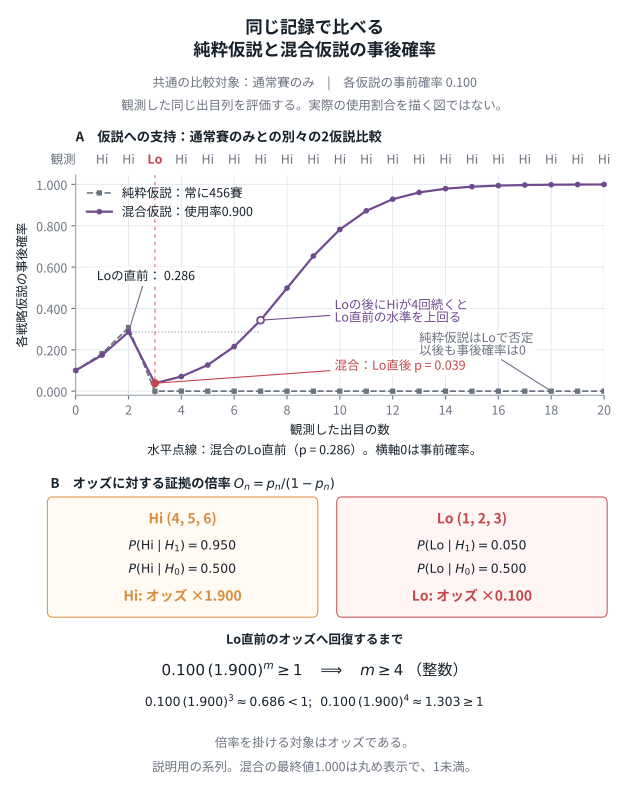

Here is the Python script that generated this plot:
#!/usr/bin/env python3
"""A06: pure and mixed strategy posteriors for the same single-die sequence.

Requirements: Python 3 and Matplotlib. No notebook or external data needed.
Run this source to recreate the PNG and vector PDF beside it.
Final width 160 mm; height 205 mm; PNG 400 dpi; ordinary labels >= 9 pt.

H0 always uses a fair die. Under H1, select a 456 die with probability 0.900
and a fair die with probability 0.100, independently for EVERY observation.
The pure comparison evaluates always-456 on the same saved observations.
Each curve is a separate comparison against H0, not an actual usage fraction.
This is not the shared dice-set/turn model; neither curve infers the type
used for the most recent individual observation.
"""

# Shared presentation policy: three decimals; counts and fractions stay exact.
import sys as _precision_sys
from pathlib import Path as _PrecisionPath
_precision_sys.path.insert(0, str(_PrecisionPath(__file__).resolve().parents[2] / 'analysis'))
from display_precision import install as _install_precision, fixed as _fmt_number, scientific as _fmt_scientific
_install_precision()

from fractions import Fraction
from pathlib import Path
import json
import math

import matplotlib
matplotlib.use("Agg")
import matplotlib.pyplot as plt
from matplotlib.patches import FancyBboxPatch
from matplotlib.ticker import FixedLocator, StrMethodFormatter, FormatStrFormatter

WIDTH_MM, HEIGHT_MM, DPI = 160, 205, 400
BASENAME = "kaiji_a06_mixed_single_die"
OUT = Path(__file__).resolve().parent
INK, GRAY, GRID = "#17212B", "#6B7280", "#E2E6EB"
PURPLE, AMBER, RED = "#6F4A8E", "#D98C3F", "#C4474B"
SEQUENCE = "HHLHHHHHHHHHHHHHHHHH"
PRIOR, ETA = Fraction(1, 10), Fraction(9, 10)
LIKELIHOOD_0 = {"H": Fraction(1, 2), "L": Fraction(1, 2)}
LIKELIHOOD_1 = {"H": ETA + (1 - ETA) / 2, "L": (1 - ETA) / 2}
BF = {key: LIKELIHOOD_1[key] / LIKELIHOOD_0[key] for key in ("H", "L")}

plt.rcParams.update({
    "font.family": "Article JP Sans", "font.size": 9,
    "axes.labelsize": 9, "xtick.labelsize": 9, "ytick.labelsize": 9,
    "text.color": INK, "axes.labelcolor": INK,
    "xtick.color": GRAY, "ytick.color": GRAY,
    "pdf.fonttype": 42, "ps.fonttype": 42, "mathtext.fontset": "dejavusans",
})


def exact_data():
    if len(SEQUENCE) != 20 or SEQUENCE != "HH" + "L" + "H" * 17:
        raise ValueError("Use the stipulated, saved 20-outcome sequence")
    if BF != {"H": Fraction(19, 10), "L": Fraction(1, 10)}:
        raise ValueError("Incorrect likelihood ratios")
    ns = list(range(len(SEQUENCE) + 1))
    probs, odds = [PRIOR], [PRIOR / (1 - PRIOR)]
    h = low = 0
    for outcome in SEQUENCE:
        h += outcome == "H"
        low += outcome == "L"
        p = probs[-1]
        numerator = LIKELIHOOD_1[outcome] * p
        p_next = numerator / (numerator + LIKELIHOOD_0[outcome] * (1 - p))
        o_next = odds[-1] * BF[outcome]
        o_closed = PRIOR / (1 - PRIOR) * BF["H"] ** h * BF["L"] ** low
        if o_next != o_closed or p_next != o_closed / (1 + o_closed):
            raise ValueError("Bayes, odds updates and closed form disagree")
        probs.append(p_next)
        odds.append(o_next)
    if probs[2] != Fraction(361, 1261) or probs[3] != Fraction(361, 9361):
        raise ValueError("Incorrect probabilities immediately before or after Low")
    recovery = next(m for m in range(21) if BF["L"] * BF["H"] ** m >= 1)
    if recovery != 4 or not odds[6] < odds[2] <= odds[7]:
        raise ValueError("Four consecutive High observations are required for recovery")
    if BF["L"] * BF["H"] ** 3 != Fraction(6859, 10000):
        raise ValueError("Incorrect three-High recovery factor")
    if BF["L"] * BF["H"] ** 4 != Fraction(130321, 100000):
        raise ValueError("Incorrect four-High recovery factor")
    if not 0 < probs[3] < probs[2] or probs[3] == probs[2] / 10:
        raise ValueError("A tenfold odds decrease is not a tenfold probability decrease")
    if f'{_fmt_number(float(probs[-1]))}' != '1.000':
        raise ValueError("Unexpected final posterior")
    return ns, probs, odds, recovery


def pure_probabilities():
    """Evaluate always-456 on the SAME saved outcomes, not a new simulation."""
    values = [PRIOR]
    for n, outcome in enumerate(SEQUENCE, 1):
        likelihood = Fraction(outcome == "H")
        weight = values[-1] * likelihood
        values.append(weight / (weight + (1 - values[-1]) / 2))
        expected = (PRIOR * 2**n / (1 - PRIOR + PRIOR * 2**n)
                    if "L" not in SEQUENCE[:n] else Fraction(0))
        assert values[-1] == expected
    assert all(p == 0 for p in values[3:])
    return values


def create_figure():
    ns, probs, odds, recovery = exact_data()
    pure = pure_probabilities()
    fig = plt.figure(figsize=(WIDTH_MM / 25.4, HEIGHT_MM / 25.4), dpi=DPI)
    fig.patch.set_facecolor("white")
    texts = []

    def text(x, y, s, **kwargs):
        kwargs.setdefault("ha", "center")
        kwargs.setdefault("va", "center")
        kwargs.setdefault("fontsize", 9)
        item = fig.text(x, y, s, **kwargs)
        texts.append(item)
        return item

    text(0.5, 0.953, "同じ記録で比べる\n純粋仮説と混合仮説の事後確率",
         fontsize=12.5, fontweight="bold", linespacing=1.3)
    text(0.5, 0.897, '共通の比較対象：通常賽のみ　|　各仮説の事前確率 0.100',
         color=GRAY)
    text(0.5, 0.870, "観測した同じ出目列を評価する。実際の使用割合を描く図ではない。", color=GRAY)

    text(0.12, 0.831, "A　仮説への支持：通常賽のみとの別々の2仮説比較",
         ha="left", fontsize=9.5, fontweight="bold")
    text(0.12, 0.803, "Data", ha="right", color=GRAY)
    # Outcome ribbon aligned to the same integer observation positions as the plot.
    for n, outcome in enumerate(SEQUENCE, 1):
        text(0.12 + 0.84 * n / 20, 0.803, outcome,
             color=RED if outcome == "L" else GRAY,
             fontweight="bold" if outcome == "L" else "normal")

    ax = fig.add_axes([0.12, 0.510, 0.84, 0.273])
    ax.plot(ns, [float(v) for v in pure], color=GRAY, linestyle="--",
            linewidth=1.2, marker="s", markersize=2.8,
            label="純粋仮説：常に456賽", zorder=2)
    curve, = ax.plot(ns, [float(v) for v in probs], color=PURPLE,
                     linewidth=1.6, marker="o", markersize=3.1,
                     label="混合仮説：使用率0.900", clip_on=False, zorder=3)
    ax.hlines(float(probs[2]), 2, 7, color="#A3ADB9", linewidth=.9,
              linestyle=":", zorder=1)
    legend = ax.legend(loc="upper left", fontsize=9, frameon=False)
    ax.axvline(3, color=RED, linewidth=0.9, linestyle=(0, (3, 3)), alpha=0.7)
    low_point, = ax.plot([3], [float(probs[3])], marker="o", markersize=5,
                         color=RED, zorder=5)
    recovered, = ax.plot([7], [float(probs[7])], marker="o", markersize=5,
                         markerfacecolor="white", markeredgecolor=PURPLE,
                         markeredgewidth=1.3, zorder=5)
    annotations = [
        ax.annotate(f'Before Low: {_fmt_number(float(probs[2]))}',
                    xy=(2, float(probs[2])), xytext=(0.8, 0.56),
                    fontsize=9, color=INK, ha="left", va="center",
                    bbox={"facecolor": "white", "edgecolor": "none", "pad": 1.5},
                    arrowprops={"arrowstyle": "-", "color": GRAY, "lw": 0.8}),
        ax.annotate(f'混合：Lo直後 p = {_fmt_number(float(probs[3]))}',
                    xy=(3, float(probs[3])), xytext=(9.8, 0.09),
                    fontsize=9, color=RED, ha="left", va="bottom",
                    bbox={"facecolor": "white", "edgecolor": "none", "pad": 1.5},
                    arrowprops={"arrowstyle": "-", "color": RED, "lw": 0.8}),
        ax.annotate("純粋仮説はLoで否定\n以後も事後確率は0",
                    xy=(18, 0), xytext=(13.0, 0.23),
                    fontsize=9, color=GRAY, ha="left", va="center",
                    bbox={"facecolor": "white", "edgecolor": "none", "pad": 1.5},
                    arrowprops={"arrowstyle": "-", "color": GRAY, "lw": 0.8}),
        ax.annotate("4 High after Low\nexceed the pre-Low level",
                    xy=(7, float(probs[7])), xytext=(9.8, 0.39),
                    fontsize=9, color=PURPLE, ha="left", va="center",
                    bbox={"facecolor": "white", "edgecolor": "none", "pad": 1.5},
                    arrowprops={"arrowstyle": "-", "color": PURPLE, "lw": 0.8}),
    ]
    ax.set_xlim(0, 20)
    ax.set_ylim(-0.02, 1.045)
    ax.xaxis.set_major_locator(FixedLocator(list(range(0, 21, 2))))
    ax.xaxis.set_major_formatter(StrMethodFormatter("{x:.0f}"))
    ax.yaxis.set_major_locator(FixedLocator([0, 0.2, 0.4, 0.6, 0.8, 1.0]))
    ax.yaxis.set_major_formatter(FormatStrFormatter("%.1f"))
    ax.set_xlabel("Number of observed die outcomes", labelpad=5)
    ax.set_ylabel("各戦略仮説の事後確率", labelpad=6)
    ax.set_axisbelow(True)
    ax.grid(color=GRID, linewidth=0.65)
    ax.tick_params(length=3, pad=3)
    for side in ("top", "right"):
        ax.spines[side].set_visible(False)
    for side in ("left", "bottom"):
        ax.spines[side].set_color("#9AA5B1")

    text(0.5, 0.442,
         f'水平点線：混合のLo直前（p = {_fmt_number(float(probs[2]))}）。横軸0は事前確率。')
    text(0.08, 0.400, r"B   Evidence multipliers for odds $O_n=p_n/(1-p_n)$",
         ha="left", fontsize=9.5, fontweight="bold")

    cards = []
    for left, outcome, heading, color in (
            (0.08, "H", "High (4, 5, 6)", AMBER),
            (0.54, "L", "Low (1, 2, 3)", RED)):
        card = FancyBboxPatch((left, 0.240), 0.42, 0.139,
                              transform=fig.transFigure,
                              boxstyle="round,pad=0.005,rounding_size=0.008",
                              facecolor="#FFFAF2" if outcome == "H" else "#FFF5F5",
                              edgecolor=color, linewidth=0.7, zorder=0)
        fig.add_artist(card)
        cards.append(card)
        center = left + 0.21
        text(center, 0.357, heading, color=color, fontsize=10, fontweight="bold")
        text(center, 0.324, f'$P({outcome}\\mid H_1)={_fmt_number(float(LIKELIHOOD_1[outcome]))}$')
        text(center, 0.295, f'$P({outcome}\\mid H_0)={_fmt_number(float(LIKELIHOOD_0[outcome]))}$')
        text(center, 0.262, f'{heading.split()[0]}: odds ×{_fmt_number(float(BF[outcome]))}',
             color=color, fontsize=10, fontweight="bold")

    text(0.5, 0.208, "Recovering the odds immediately before the Low", fontweight="bold")
    text(0.5, 0.169,
         '$0.100\\,(1.900)^m\\geq1\\quad\\Longrightarrow\\quad m\\geq4$ (integer)',
         fontsize=11)
    text(0.5, 0.130,
         '$0.100\\,(1.900)^3\\approx0.686<1$;   $0.100\\,(1.900)^4\\approx1.303\\geq1$')
    text(0.5, 0.080,
         "Multipliers act on odds, not directly on probabilities.", color=GRAY)
    text(0.5, 0.050,
         "説明用の系列。混合の最終値1.000は丸め表示で、1未満。", color=GRAY)

    fig.canvas.draw()
    renderer = fig.canvas.get_renderer()
    texts += annotations + legend.get_texts() + [ax.xaxis.label, ax.yaxis.label]
    texts += ax.get_xticklabels() + ax.get_yticklabels()
    for item in texts:
        if item.get_fontsize() < 9:
            raise ValueError(f'Text below 9 pt: {item.get_text()}')
        b = item.get_window_extent(renderer)
        if b.x0 < 0 or b.y0 < 0 or b.x1 > fig.bbox.width or b.y1 > fig.bbox.height:
            raise ValueError(f'Clipped text: {item.get_text()}')
    if list(ax.get_xticks()) != list(range(0, 21, 2)):
        raise ValueError("Count ticks must be integers 0,2,...,20")
    if any(not item.get_text().isdigit() for item in ax.get_xticklabels()):
        raise ValueError("Count tick labels must be integers")
    if list(curve.get_xdata()) != ns or any(
            not math.isclose(y, float(p)) for y, p in zip(curve.get_ydata(), probs)):
        raise ValueError("Plotted points disagree with exact computed values")
    if list(low_point.get_xdata()) != [3] or list(recovered.get_xdata()) != [7]:
        raise ValueError("Incorrect Low or recovery marker position")
    return fig, probs, odds, recovery


def main():
    fig, probs, odds, recovery = create_figure()
    OUT.mkdir(parents=True, exist_ok=True)
    png, pdf = OUT / f'{BASENAME}.png', OUT / f'{BASENAME}.pdf'
    fig.savefig(png, dpi=DPI, facecolor="white")
    fig.savefig(pdf, facecolor="white", metadata={
        "Title": "A06 - Asymmetric evidence in the single-die mixture",
        "Subject": "Bayesian strategy posterior; independent die-type selection per observation",
        "Creator": "Matplotlib",
    })
    plt.close(fig)
    print(json.dumps({
        "outputs": [str(png), str(pdf)], "size_mm": [WIDTH_MM, HEIGHT_MM],
        "saved_sequence": SEQUENCE, "points": len(probs),
        "posterior_before_low": float(probs[2]), "posterior_after_low": float(probs[3]),
        "posterior_after_four_high": float(probs[7]),
        "final_posterior": float(probs[-1]), "recovery_high_count": recovery,
        "exact_bayes_odds_closed_form_agree": True, "integer_ticks_checked": True,
        "same_sequence_pure_hypothesis_checked": True,
        "text_bounds_checked": True,
    }))


if __name__ == "__main__":
    main()
